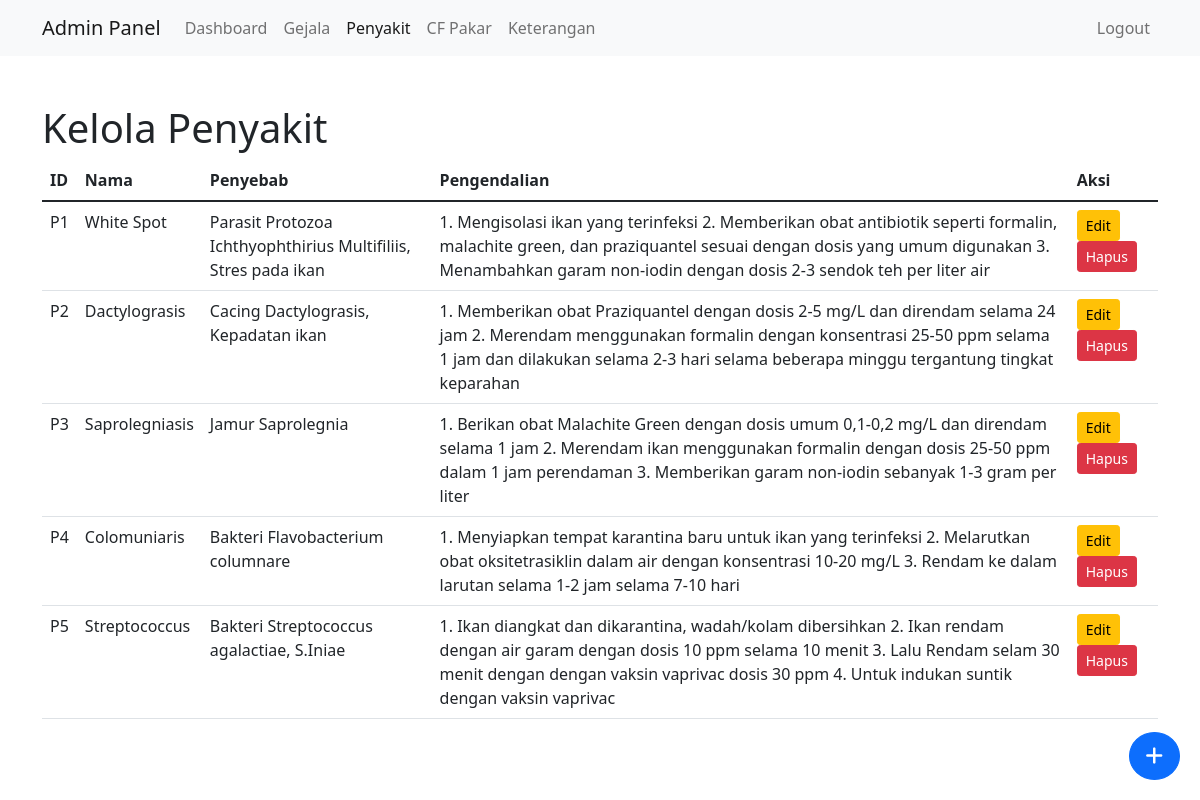
Page /admin/penyakit.php (signed in) on the committed database.
### tables this page shows
CREATE TABLE `penyakit` (
  `id` varchar(10) NOT NULL,
  `nama` varchar(100) NOT NULL,
  `penyebab` text DEFAULT NULL,
  `pengendalian` text DEFAULT NULL
);

### admin/penyakit.php (the view, shortened to what this page needs)
<?php
require_once '../includes/db_connect.php';
$result = $conn->query("SELECT * FROM penyakit");
?>
<!DOCTYPE html>
<html lang="en">
<head>
    <link href="https://cdn.jsdelivr.net/npm/bootstrap@5.1.3/dist/css/bootstrap.min.css" rel="stylesheet">
    <link rel="stylesheet" href="https://cdnjs.cloudflare.com/ajax/libs/font-awesome/6.0.0-beta3/css/all.min.css">
</head>
<body>
    <nav class="navbar navbar-expand-lg navbar-light bg-light">
        <div class="container">
            <a class="navbar-brand" href="#">Admin Panel</a>
            <div class="collapse navbar-collapse" id="navbarNav">
                <ul class="navbar-nav">
                    <li class="nav-item">
                        <a class="nav-link" href="dashboard.php">Dashboard</a>
                    </li>
                    <li class="nav-item">
                        <a class="nav-link" href="gejala.php">Gejala</a>
                    </li>
                    <li class="nav-item">
                        <a class="nav-link active" href="penyakit.php">Penyakit</a>
                    </li>
                    <li class="nav-item">
                        <a class="nav-link" href="cf_pakar.php">CF Pakar</a>
                    </li>
                    <li class="nav-item">
                        <a class="nav-link" href="keterangan.php">Keterangan</a>
                    </li>
                </ul>
                <ul class="navbar-nav ms-auto">
                    <li class="nav-item">
                        <a class="nav-link" href="logout.php">Logout</a>
                    </li>
                </ul>
            </div>
        </div>
    </nav>
    <div class="container mt-5">
        <h1>Kelola Penyakit</h1>
        <table class="table">
            <thead>
                <tr>
                    <th>ID</th>
                    <th>Nama</th>
                    <th>Penyebab</th>
                    <th>Pengendalian</th>
                    <th>Aksi</th>
                </tr>
            </thead>
            <tbody>
                <?php while ($row = $result->fetch_assoc()): ?>
                <tr>
                    <td><?php echo $row['id']; ?></td>
                    <td><?php echo $row['nama']; ?></td>
                    <td><?php echo $row['penyebab']; ?></td>
                    <td><?php echo $row['pengendalian']; ?></td>
                    <td>
                        <button class="btn btn-warning btn-sm" data-bs-toggle="modal" data-bs-target="#editModal"
                                data-id="<?php echo $row['id']; ?>"
                                data-nama="<?php echo htmlspecialchars($row['nama']); ?>"
                                data-penyebab="<?php echo htmlspecialchars($row['penyebab']); ?>"
                                data-pengendalian="<?php echo htmlspecialchars($row['pengendalian']); ?>">
                            Edit
                        </button>
                        <form method="post" style="display: inline;">
                            <button type="submit" name="hapus" class="btn btn-danger btn-sm">Hapus</button>
                        </form>
                    </td>
                </tr>
                <?php endwhile; ?>
            </tbody>
        </table>
    </div>
    <button class="btn btn-primary btn-lg rounded-circle floating-button" data-bs-toggle="modal" data-bs-target="#tambahModal">
        <i class="fas fa-plus"></i>
    </button>
</body>
</html>

### admin/penyakit.php (style rules this page uses)
.floating-button { position: fixed; bottom: 20px; right: 20px; }

### rows in the picture
penyakit: id "P1", nama "White Spot", penyebab "Parasit Protozoa Ichthyophthirius Multifiliis, Stres pada ikan", pengendalian "1. Mengisolasi ikan yang terinfeksi 2. Memberikan obat antibiotik seperti formalin, malachite green, dan praziquantel sesuai dengan dosis yang umum digunakan 3. Menambahkan garam non-iodin dengan dosis 2-3 sendok teh per liter air"
penyakit: id "P2", nama "Dactylograsis", penyebab "Cacing Dactylograsis, Kepadatan ikan", pengendalian "1. Memberikan obat Praziquantel dengan dosis 2-5 mg/L dan direndam selama 24 jam 2. Merendam menggunakan formalin dengan konsentrasi 25-50 ppm selama 1 jam dan dilakukan selama 2-3 hari selama beberapa minggu tergantung tingkat keparahan"
penyakit: id "P3", nama "Saprolegniasis", penyebab "Jamur Saprolegnia", pengendalian "1. Berikan obat Malachite Green dengan dosis umum 0,1-0,2 mg/L dan direndam selama 1 jam 2. Merendam ikan menggunakan formalin dengan dosis 25-50 ppm dalam 1 jam perendaman 3. Memberikan garam non-iodin sebanyak 1-3 gram per liter"
penyakit: id "P4", nama "Colomuniaris", penyebab "Bakteri Flavobacterium columnare", pengendalian "1. Menyiapkan tempat karantina baru untuk ikan yang terinfeksi 2. Melarutkan obat oksitetrasiklin dalam air dengan konsentrasi 10-20 mg/L 3. Rendam ke dalam larutan selama 1-2 jam selama 7-10 hari"
penyakit: id "P5", nama "Streptococcus", penyebab "Bakteri Streptococcus agalactiae, S.Iniae", pengendalian "1. Ikan diangkat dan dikarantina, wadah/kolam dibersihkan 2. Ikan rendam dengan air garam dengan dosis 10 ppm selama 10 menit 3. Lalu Rendam selam 30 menit dengan dengan vaksin vaprivac dosis 30 ppm 4. Untuk indukan suntik dengan vaksin vaprivac"
